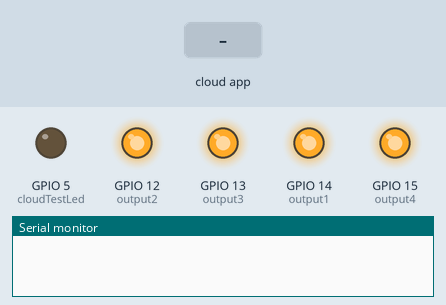
This sketch was run on a simulated ESP8266 (NodeMCU). Parts: output pins drawn as LEDs (lit = HIGH), the last lines printed to the serial monitor. Dashed ring = blinking. The inputs (shaded band) are chosen by the test bench.

Above: at 4.7 s.
4.8 s: the phone or cloud app sets 1 to 1
At 6.7 s:
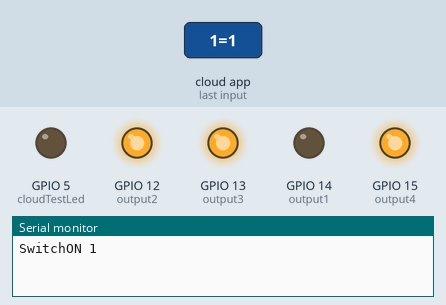
7.0 s: the phone or cloud app sets 0 to 0
At 8.3 s:
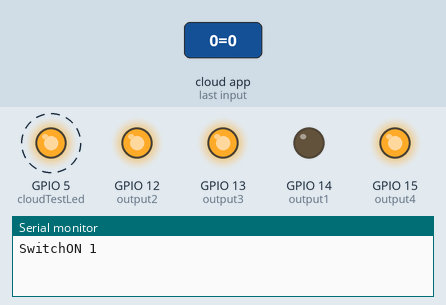
10.1 s: the phone or cloud app sets 2 to 1
At 12.6 s:
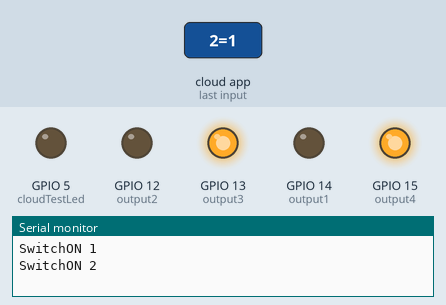
13.0 s: the phone or cloud app sets 1 to 0
At 14.2 s:
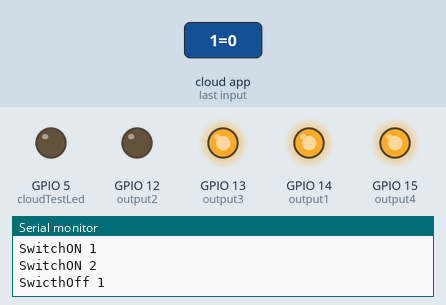
15.0 s: the phone or cloud app sets 3 to 1
At 16.7 s:
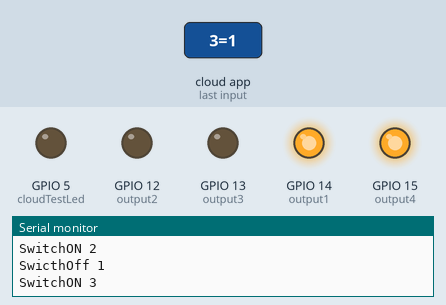
17.0 s: the phone or cloud app sets 4 to 1
At 18.5 s:
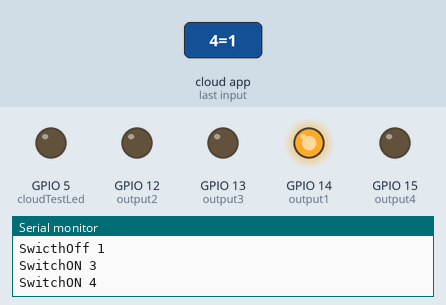
Timing chart, 0 to 20.0 s (numbered marks = the images above; inputs shaded):
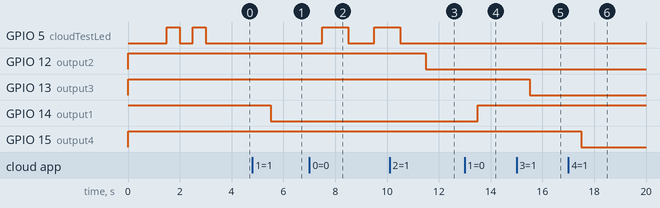

The sketch:

smartPowerStrip.ino
```cpp
// Make sure you install the ESP8266 Board Package via the Arduino IDE Board Manager and select the correct ESP8266 board before compiling.

//#define CAYENNE_DEBUG
#define CAYENNE_PRINT Serial
#include <CayenneMQTTESP8266.h>

// WiFi network info.
char ssid[] = "L......rt";            //Add your home wifi network ssid
char wifiPassword[] = "Au.......11";   //Add wifi password

// Cayenne authentication info. This should be obtained from the Cayenne Dashboard.
char username[] = "38.....-7c...11e7-9d..b-f.......de";        //Add your username
char password[] = "f2......44d....................9c8";    //Add your password
char clientID[] = "53....ee0-af12-1...e7-b177-......599";        //Add your clientID

//GPIO pins used to drive relay
const int output1 = 14;           //NodeMCU GPIO14 pin
const int output2 = 12;           //NodeMCU GPIO12 pin
const int output3 = 13;           //NodeMCU GPIO13 pin
const int output4 = 15;           //NodeMCU GPIO15 pin

//GPIO pin to Test cloud connectivity(Blue Led)
const int cloudTestLed = 5;


void setup() {
  //configure GPIO pins as output
  pinMode(output1, OUTPUT);
  pinMode(output2, OUTPUT);
  pinMode(output3, OUTPUT);
  pinMode(output4, OUTPUT);

  //cloud connectivity test Blue LED
  pinMode(cloudTestLed, OUTPUT);

  //Active low pins so
  digitalWrite(output1, HIGH);
  digitalWrite(output2, HIGH);
  digitalWrite(output3, HIGH);
  digitalWrite(output4, HIGH);
  Serial.begin(9600);
  Cayenne.begin(username, password, clientID, ssid, wifiPassword);
  digitalWrite(cloudTestLed, HIGH);
  delay(500);
  digitalWrite(cloudTestLed, LOW);
  delay(500);
  digitalWrite(cloudTestLed, HIGH);
  delay(500);
  digitalWrite(cloudTestLed, LOW);
  delay(500);
}

void loop() {
  int num;
  Cayenne.loop();
}


CAYENNE_IN(0)
{
  CAYENNE_LOG("CAYENNE_IN_DEFAULT(%u) - %s, %s", request.channel, getValue.getId(), getValue.asString());
  //Process message here. If there is an error set an error message using getValue.setError(), e.g getValue.setError("Error message");
  digitalWrite(cloudTestLed, HIGH);
  delay(1000);
  digitalWrite(cloudTestLed, LOW);
  delay(1000);
  digitalWrite(cloudTestLed, HIGH);
  delay(1000);
  digitalWrite(cloudTestLed, LOW);
  delay(1000);

}

CAYENNE_IN(1)
{
  CAYENNE_LOG("CAYENNE_IN_DEFAULT(%u) - %s, %s", request.channel, getValue.getId(), getValue.asString());
  //Process message here. If there is an error set an error message using getValue.setError(), e.g getValue.setError("Error message");
  if(getValue.asInt()){
      Serial.println("SwitchON 1");
      digitalWrite(output1,0); //Device will be SwitchON since Active low switch
    }
  else {
      Serial.println("SwicthOff 1");
      digitalWrite(output1,1); //Device will be SwicthOff since Active low switch
    }
}

CAYENNE_IN(2)
{
  CAYENNE_LOG("CAYENNE_IN_DEFAULT(%u) - %s, %s", request.channel, getValue.getId(), getValue.asString());
  //Process message here. If there is an error set an error message using getValue.setError(), e.g getValue.setError("Error message");
  if(getValue.asInt()){
      Serial.println("SwitchON 2");
      digitalWrite(output2,0); //Device will be SwitchON since Active low switch
    }
  else {
      Serial.println("SwicthOff 2");
      digitalWrite(output2,1); //Device will be SwicthOff since Active low switch
    }
}

CAYENNE_IN(3)
{
  CAYENNE_LOG("CAYENNE_IN_DEFAULT(%u) - %s, %s", request.channel, getValue.getId(), getValue.asString());
  //Process message here. If there is an error set an error message using getValue.setError(), e.g getValue.setError("Error message");
  if(getValue.asInt()){
      Serial.println("SwitchON 3");
      digitalWrite(output3,0); //Device will be SwitchON since Active low switch
    }
  else {
      Serial.println("SwicthOff 3");
      digitalWrite(output3,1); //Device will be SwicthOff since Active low switch
    }
}

CAYENNE_IN(4)
{
  CAYENNE_LOG("CAYENNE_IN_DEFAULT(%u) - %s, %s", request.channel, getValue.getId(), getValue.asString());
  //Process message here. If there is an error set an error message using getValue.setError(), e.g getValue.setError("Error message");
  if(getValue.asInt()){
      Serial.println("SwitchON 4");
      digitalWrite(output4,0); //Device will be SwitchON since Active low switch
    }
  else {
      Serial.println("SwicthOff 4");
      digitalWrite(output4,1); //Device will be SwicthOff since Active low switch
    }
}
```

Measured:
- after the input at 4.8 s, GPIO 14 (output1): HIGH → LOW after 0.70 s
- after the input at 7.0 s, GPIO 5 (cloudTestLed): LOW → HIGH after 0.51 s, → LOW 1.0 s later, → HIGH 1.0 s later
- after the input at 10.1 s, GPIO 12 (output2): HIGH → LOW after 1.4 s
- after the input at 13.0 s, GPIO 14 (output1): LOW → HIGH after 0.51 s
- after the input at 15.0 s, GPIO 13 (output3): HIGH → LOW after 0.51 s
- after the input at 17.0 s, GPIO 15 (output4): HIGH → LOW after 0.51 s
